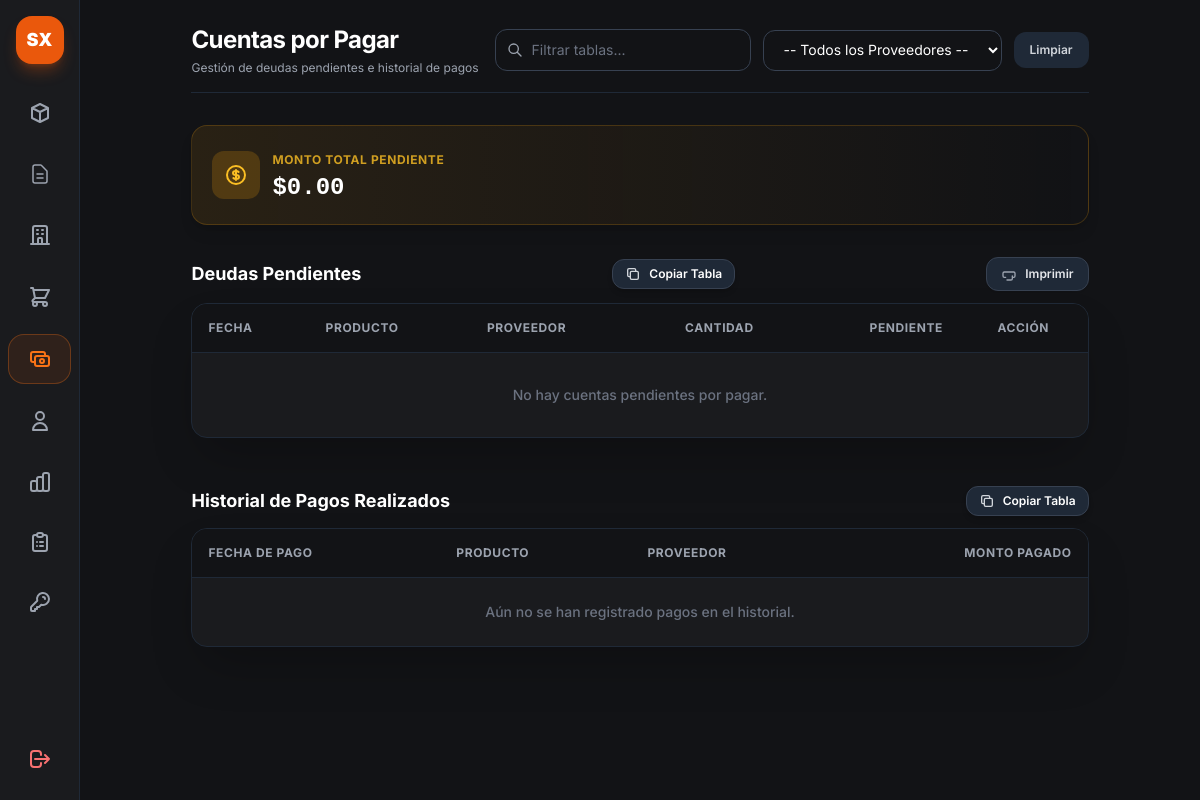
Before: /admin/cuentas-por-pagar (signed in) with the older database file.
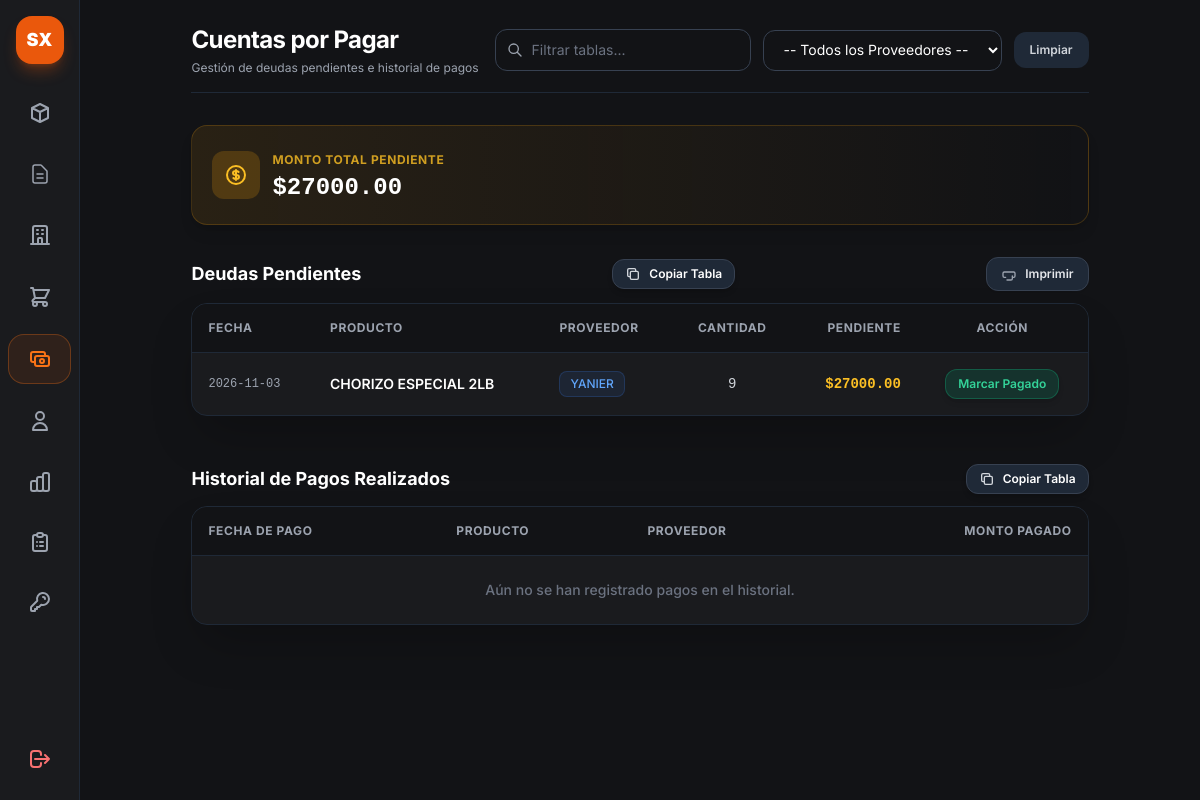
After: the same page with the newer database file.
### app.py (models this page shows, shortened)
class CuentaPorPagar(db.Model):
    __tablename__ = 'cuentas_por_pagar'
    id = db.Column(db.Integer, primary_key=True)
    proveedor_id = db.Column(db.Integer, db.ForeignKey('proveedores.id'))  # Revisa el nombre de tu tabla de proveedores
    producto_id = db.Column(db.Integer, db.ForeignKey('productos.id'))      # Revisa el nombre de tu tabla de productos
    cantidad = db.Column(db.Integer, default=1)
    monto_total = db.Column(db.Float, nullable=False)
    monto_pendiente = db.Column(db.Float, nullable=False)
    fecha = db.Column(db.DateTime, default=datetime.utcnow)
    estado = db.Column(db.String(20), default='pendiente')
    proveedor = db.relationship('Proveedor', backref='cuentas_por_pagar')
    producto = db.relationship('Producto', backref='cuentas_por_pagar')

class Producto(db.Model):
    __tablename__ = 'productos'
    id = db.Column(db.Integer, primary_key=True)
    codigo = db.Column(db.String(50), nullable=True)
    nombre = db.Column(db.String(100), nullable=False)
    unidad_medida = db.Column(db.String(20), default='unidad')
    propietario_id = db.Column(db.Integer, db.ForeignKey('propietarios.id'), nullable=True)
    precio_costo = db.Column(db.Float, default=0.0)
    precio_venta = db.Column(db.Float, default=0.0)
    fecha_vencimiento = db.Column(db.Date, nullable=True)
    proveedor_id = db.Column(db.Integer, db.ForeignKey('proveedores.id'), nullable=True)
    proveedor = db.relationship('Proveedor', backref=db.backref('productos', lazy=True))
    estado_pago = db.Column(db.String(20), default="Pagado")
    monto_pendiente = db.Column(db.Float, default=0.0)
    fecha_creacion = db.Column(db.DateTime, default=datetime.utcnow)
    activo = db.Column(db.Boolean, default=True)
    stocks = db.relationship('StockAlmacen', backref='producto', cascade="all, delete-orphan", lazy=True)

class Proveedor(db.Model):
    __tablename__ = 'proveedores'
    id = db.Column(db.Integer, primary_key=True)
    nombre = db.Column(db.String(100), nullable=False, unique=True)
    telefono = db.Column(db.String(30), nullable=True)
    contacto = db.Column(db.String(100), nullable=True)

### app.py (the view, shortened to what this page needs)
@app.route('/admin/cuentas-por-pagar')
@app.route('/admin/cuentas-por-pagar')
def cuentas_por_pagar():
    if 'user' not in session or session.get('rol') != 'admin':
        return redirect(url_for('login'))
    proveedor_id = request.args.get('proveedor')
    query = CuentaPorPagar.query.filter(
        CuentaPorPagar.monto_pendiente > 0,
        CuentaPorPagar.estado != 'pagado'
    )
    if proveedor_id:
        query = query.filter(CuentaPorPagar.proveedor_id == proveedor_id)
    cuentas = query.all()
    total_adeudado = sum(c.monto_pendiente for c in cuentas)
    proveedores = Proveedor.query.all()
    historial = HistorialPago.query.order_by(HistorialPago.fecha_pago.desc()).all()
    proveedor_obj = Proveedor.query.get(proveedor_id) if proveedor_id else None
    mensaje_wa = ""
    return render_template(
        'cuentas_por_pagar.html',
        cuentas=cuentas,
        total_adeudado=total_adeudado,
        proveedores=proveedores,
        proveedor_seleccionado=proveedor_id,
        proveedor_obj=proveedor_obj,
        mensaje_wa=mensaje_wa,
        historial=historial
    )

### templates/cuentas_por_pagar.html (shortened to what this page needs)
{% extends "base.html" %}
{% block content %}
<div class="p-6 max-w-7xl mx-auto space-y-8">
    <div class="flex flex-col md:flex-row md:items-center md:justify-between gap-4 border-b border-gray-800 pb-4">
        <div>
            <h1 class="text-2xl font-bold text-white tracking-tight">Cuentas por Pagar</h1>
            <p class="text-xs text-gray-400 mt-1">Gestión de deudas pendientes e historial de pagos</p>
        </div>
        <div class="flex flex-col sm:flex-row items-center gap-3">
            <div class="relative w-full sm:w-64">
                <div class="absolute inset-y-0 left-0 pl-3 flex items-center pointer-events-none text-gray-400">
                </div>
                <input type="text" id="filtro-global-tablas" onkeyup="filtrarTablas()"
                    placeholder="Filtrar tablas..."
                    class="w-full pl-9 pr-4 py-2.5 bg-[#121316] border border-gray-700 text-white text-sm rounded-xl placeholder-gray-500 focus:outline-none focus:border-orange-500 transition-all">
            </div>
            <form method="GET" action="{{ url_for('cuentas_por_pagar') }}" class="flex items-center gap-3 w-full sm:w-auto">
                <select name="proveedor" onchange="this.form.submit()"
                    class="w-full sm:w-auto bg-[#121316] border border-gray-700 text-white text-sm rounded-xl px-4 py-2.5 focus:border-orange-500 focus:outline-none">
                    <option value="">-- Todos los Proveedores --</option>
                </select>
                <a href="{{ url_for('cuentas_por_pagar') }}"
                    class="px-4 py-2.5 bg-gray-800 hover:bg-gray-700 text-gray-300 rounded-xl text-xs font-semibold transition-all shrink-0">
                    Limpiar
                </a>
            </form>
        </div>
    </div>
    <div class="bg-gradient-to-r from-amber-500/10 via-amber-500/5 to-transparent border border-amber-500/20 rounded-2xl p-5 flex flex-col md:flex-row items-center justify-between gap-4 shadow-lg">
        <div class="flex items-center gap-3">
            <div class="p-3 bg-amber-500/20 text-amber-400 rounded-xl">
            </div>
            <div>
                <span class="text-xs uppercase font-bold text-amber-400/80 tracking-wider">Monto Total Pendiente</span>
                <p class="text-2xl font-black text-white font-mono mt-0.5">${{ "%.2f"|format(total_adeudado) }}</p>
            </div>
        </div>
    </div>
    <div class="space-y-3">
        <div class="flex items-center justify-between">
            <h3 class="text-lg font-bold text-white">Deudas Pendientes</h3>
            <button onclick="copiarTabla('tabla-deudas-pendientes', this)" type="button"
                class="flex items-center gap-2 px-3 py-1.5 bg-gray-800 hover:bg-gray-700 text-white rounded-xl text-xs font-semibold transition border border-gray-700 shadow-md">
                <span class="btn-texto">Copiar Tabla</span>
            </button>
            <button onclick="imprimirTabla()"
                class="px-3.5 py-2 bg-gray-800 hover:bg-gray-700 text-gray-200 border border-gray-700 rounded-xl text-xs font-semibold transition-all flex items-center gap-2 shadow-sm">
                <span>Imprimir</span>
            </button>
        </div>
        <div class="bg-[#1a1b1e] border border-gray-800 rounded-2xl overflow-hidden shadow-2xl">
            <div class="overflow-x-auto">
                <table id="tabla-deudas-pendientes" class="w-full text-left border-collapse text-sm">
                    <thead>
                        <tr class="bg-[#121316] border-b border-gray-800 text-xs font-semibold text-gray-400 uppercase tracking-wider">
                            <th class="p-4">Fecha</th>
                            <th class="p-4">Producto</th>
                            <th class="p-4">Proveedor</th>
                            <th class="p-4 text-center">Cantidad</th>
                            <th class="p-4 text-right">Pendiente</th>
                            <th class="p-4 text-center no-copiar">Acción</th>
                        </tr>
                    </thead>
                    <tbody class="divide-y divide-gray-800/60 text-gray-300">
                        {% for item in cuentas %}
                        <tr class="hover:bg-gray-800/30 transition-colors fila-buscable">
                            <td class="p-4 font-mono text-xs text-gray-400">
                                {% if item.fecha %}
                                    {{ item.fecha.strftime('%Y-%m-%d') if item.fecha.strftime else item.fecha }}
                                {% else %}
                                    N/A
                                {% endif %}
                            </td>
                            <td class="p-4 font-semibold text-white">
                                {{ item.producto.nombre if item.producto else 'Producto/Servicio' }}
                            </td>
                            <td class="p-4">
                                <span class="inline-flex items-center px-2.5 py-1 rounded-lg text-xs font-medium bg-blue-500/10 text-blue-400 border border-blue-500/20">
                                    {% if item.proveedor %}
                                        {{ item.proveedor.nombre }}
                                    {% else %}
                                        Sin Proveedor
                                    {% endif %}
                                </span>
                            </td>
                            <td class="p-4 text-center font-mono">
                                {{ item.cantidad }}
                            </td>
                            <td class="p-4 text-right font-mono font-bold text-amber-400">
                                ${{ "%.2f"|format(item.monto_pendiente or 0.0) }}
                            </td>
                            <td class="p-4 text-center no-copiar">
                                <form method="POST"
                                    action="{{ url_for('pagar_cuenta_proveedor', id=item.id) }}"
                                    onsubmit="return solicitarCantidad(this, {{ item.cantidad }})">
                                    <button type="submit"
                                        class="px-3 py-1.5 bg-emerald-600/20 hover:bg-emerald-600 text-emerald-400 hover:text-white border border-emerald-500/30 rounded-xl text-xs font-semibold transition-all shadow-md">
                                        Marcar Pagado
                                    </button>
                                </form>
                            </td>
                        </tr>
                        {% else %}
                        <tr>
                            <td colspan="6" class="p-8 text-center text-gray-500 font-medium">
                                No hay cuentas pendientes por pagar.
                            </td>
                        </tr>
                        {% endfor %}
                    </tbody>
                </table>
            </div>
        </div>
    </div>
    <div class="space-y-3 pt-4">
        <div class="flex items-center justify-between">
            <h3 class="text-lg font-bold text-white flex items-center gap-2">
                <span>Historial de Pagos Realizados</span>
            </h3>
            <button onclick="copiarTabla('tabla-historial-pagos', this)" type="button"
                class="flex items-center gap-2 px-3 py-1.5 bg-gray-800 hover:bg-gray-700 text-white rounded-xl text-xs font-semibold transition border border-gray-700 shadow-md">
                <span class="btn-texto">Copiar Tabla</span>
            </button>
        </div>
        <div class="bg-[#1a1b1e] border border-gray-800 rounded-2xl overflow-hidden shadow-2xl">
            <div class="overflow-x-auto">
                <table id="tabla-historial-pagos" class="w-full text-left border-collapse text-sm">
                    <thead>
                        <tr class="bg-[#121316] border-b border-gray-800 text-xs font-semibold text-gray-400 uppercase tracking-wider">
                            <th class="p-4">Fecha de Pago</th>
                            <th class="p-4">Producto</th>
                            <th class="p-4">Proveedor</th>
                            <th class="p-4 text-right">Monto Pagado</th>
                        </tr>
                    </thead>
                    <tbody class="divide-y divide-gray-800/60 text-gray-300">
                        {% for h in historial %}
                        <tr class="hover:bg-gray-800/30 transition-colors fila-buscable">
                            <td class="p-4 font-mono text-xs text-gray-400">
                                {{ h.fecha_pago.strftime('%Y-%m-%d %H:%M') }}
                            </td>
                            <td class="p-4 font-semibold text-white">{{ h.producto_nombre }}</td>
                            <td class="p-4 text-gray-400">{{ h.proveedor_nombre }}</td>
                            <td class="p-4 text-right font-mono font-bold text-emerald-400">
                                ${{ "%.2f"|format(h.monto_pagado) }}
                            </td>
                        </tr>
                        {% else %}
                        <tr>
                            <td colspan="4" class="p-6 text-center text-gray-500 font-medium">
                                Aún no se han registrado pagos en el historial.
                            </td>
                        </tr>
                        {% endfor %}
                    </tbody>
                </table>
            </div>
        </div>
    </div>
</div>
{% endblock %}

Changed rows visible on the page:
added CuentaPorPagar: fecha "2026-11-03", producto "CHORIZO ESPECIAL 2LB", proveedor.nombre "YANIER", cantidad "9", monto_pendiente "27000.00"
Other visible differences:
{{ "%.2f"|format(total_adeudado) }}: "0.00" → "27000.00"
text no longer shown: "No hay cuentas pendientes por pagar."
